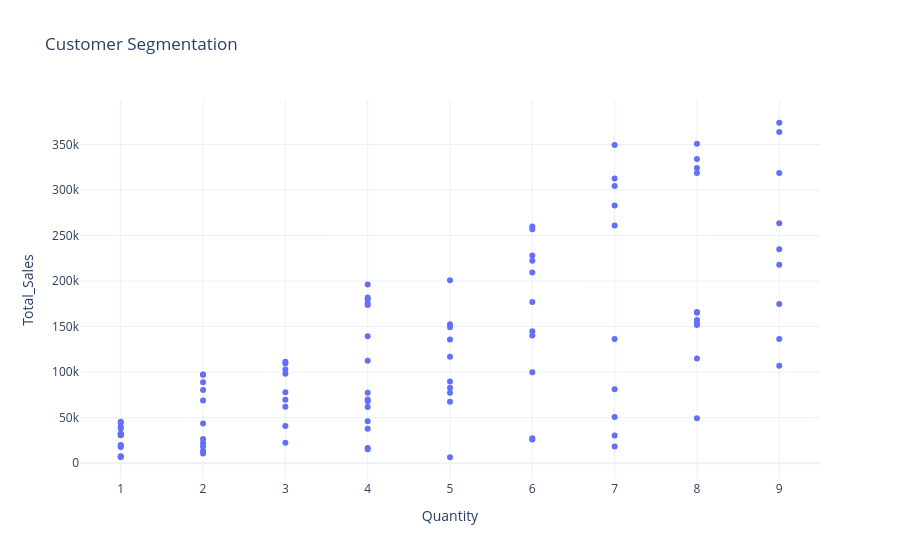

The code cell stored with this chart in its notebook:
### Markdown cell above
11. CUSTOMER SPENDING BEHAVIOUR

### Code cell
customer_sales = (
    df.groupby("Customer_ID")
    .agg({"Total_Sales": "sum", "Quantity": "sum"})
    .reset_index()
)

fig = px.scatter(
    customer_sales,
    x="Quantity",
    y="Total_Sales",
    hover_data=["Customer_ID"],
    title="Customer Segmentation",
    template="plotly_white"
)

fig.show()

### Figure 1 — Plotly figure (JSON) as saved in the notebook; plotly's stock layout.template omitted (floating-point values rounded to 4 significant figures)
{"data": [{"customdata": [["CUST001"], ["CUST002"], ["CUST003"], ["CUST004"], ["CUST005"], ["CUST006"], ["CUST007"], ["CUST008"], ["CUST009"], ["CUST010"], ["CUST011"], ["CUST012"], ["CUST013"], ["CUST014"], ["CUST015"], ["CUST016"], ["CUST017"], ["CUST018"], ["CUST019"], ["CUST020"], ["CUST021"], ["CUST022"], ["CUST023"], ["CUST024"], ["CUST025"], ["CUST026"], ["CUST027"], ["CUST028"], ["CUST029"], ["CUST030"], ["CUST031"], ["CUST032"], ["CUST033"], ["CUST034"], ["CUST035"], ["CUST036"], ["CUST037"], ["CUST038"], ["CUST039"], ["CUST040"], ["CUST041"], ["CUST042"], ["CUST043"], ["CUST044"], ["CUST045"], ["CUST046"], ["CUST047"], ["CUST048"], ["CUST049"], ["CUST050"], ["CUST051"], ["CUST052"], ["CUST053"], ["CUST054"], ["CUST055"], ["CUST056"], ["CUST057"], ["CUST058"], ["CUST059"], ["CUST060"], ["CUST061"], ["CUST062"], ["CUST063"], ["CUST064"], ["CUST065"], ["CUST066"], ["CUST067"], ["CUST068"], ["CUST069"], ["CUST070"], ["CUST071"], ["CUST072"], ["CUST073"], ["CUST074"], ["CUST075"], ["CUST076"], ["CUST077"], ["CUST078"], ["CUST079"], ["CUST080"], ["CUST081"], ["CUST082"], ["CUST083"], ["CUST084"], ["CUST085"], ["CUST086"], ["CUST087"], ["CUST088"], ["CUST089"], ["CUST090"], ["CUST091"], ["CUST092"], ["CUST093"], ["CUST094"], ["CUST095"], ["CUST096"], ["CUST097"], ["CUST098"], ["CUST099"], ["CUST100"]], "hovertemplate": "Quantity=%{x}<br>Total_Sales=%{y}<br>Customer_ID=%{customdata[0]}<extra></extra>", "legendgroup": "", "marker": {"color": "#636efa", "symbol": "circle"}, "mode": "markers", "name": "", "orientation": "v", "showlegend": false, "type": "scatter", "x": [7, 4, 2, 1, 8, 7, 9, 7, 3, 4, 8, 2, 8, 4, 2, 9, 5, 4, 1, 8, 3, 2, 9, 1, 2, 3, 1, 7, 1, 9, 6, 4, 3, 2, 6, 4, 5, 8, 1, 4, 1, 1, 6, 4, 2, 2, 6, 1, 1, 4, 9, 1, 6, 5, 7, 3, 6, 2, 5, 3, 5, 8, 9, 5, 7, 8, 2, 3, 3, 9, 4, 8, 7, 4, 6, 5, 7, 9, 9, 4, 4, 2, 8, 8, 3, 7, 4, 6, 6, 4, 1, 5, 6, 6, 7, 8, 1, 5, 1, 5], "xaxis": "x", "y": [261100, 61624, 43492, 30895, 318680, 282940, 363870, 50834, 98373, 180092, 49280, 26466, 165240, 16780, 68894, 373932, 67440, 77288, 44045, 333992, 109554, 13426, 263475, 17838, 18382, 77844, 38298, 304465, 45467, 107118, 209400, 67988, 62088, 97204, 26034, 182060, 200885, 154048, 39924, 45976, 20083, 18616, 260100, 173712, 80488, 22064, 176994, 6720, 32297, 175392, 136440, 32524, 144960, 6540, 30387, 111405, 222330, 10544, 77375, 40872, 149200, 157288, 218016, 89620, 312564, 115048, 88974, 102909, 69687, 318762, 139372, 151712, 349510, 70048, 140286, 82980, 18221, 234990, 174825, 196404, 112392, 97538, 350888, 324144, 22365, 81137, 15356, 27468, 228222, 37932, 7148, 152655, 256878, 100002, 136549, 166160, 7647, 135980, 30717, 116880], "yaxis": "y"}], "layout": {"legend": {"tracegroupgap": 0}, "title": {"text": "Customer Segmentation"}, "xaxis": {"anchor": "y", "domain": [0, 1], "title": {"text": "Quantity"}}, "yaxis": {"anchor": "x", "domain": [0, 1], "title": {"text": "Total_Sales"}}}}
